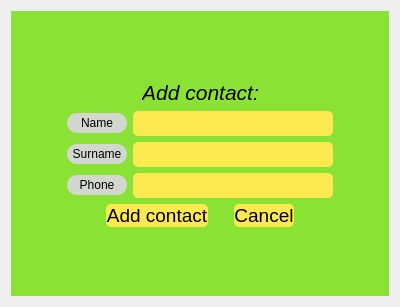
<?xml version="1.0" encoding="UTF-8"?>
<ui version="4.0">
 <class>Dialog</class>
 <widget class="QDialog" name="Dialog">
  <property name="geometry">
   <rect>
    <x>0</x>
    <y>0</y>
    <width>400</width>
    <height>307</height>
   </rect>
  </property>
  <property name="windowTitle">
   <string>Dialog</string>
  </property>
  <property name="styleSheet">
   <string notr="true"/>
  </property>
  <layout class="QVBoxLayout" name="verticalLayout">
   <item>
    <widget class="QWidget" name="widget" native="true">
     <property name="styleSheet">
      <string notr="true">background-color: rgb(138, 226, 52);</string>
     </property>
     <layout class="QVBoxLayout" name="verticalLayout_2">
      <item>
       <spacer name="verticalSpacer">
        <property name="orientation">
         <enum>Qt::Vertical</enum>
        </property>
        <property name="sizeHint" stdset="0">
         <size>
          <width>20</width>
          <height>40</height>
         </size>
        </property>
       </spacer>
      </item>
      <item>
       <layout class="QHBoxLayout" name="horizontalLayout_3">
        <item>
         <spacer name="horizontalSpacer">
          <property name="orientation">
           <enum>Qt::Horizontal</enum>
          </property>
          <property name="sizeHint" stdset="0">
           <size>
            <width>40</width>
            <height>20</height>
           </size>
          </property>
         </spacer>
        </item>
        <item>
         <widget class="QLabel" name="label">
          <property name="font">
           <font>
            <pointsize>16</pointsize>
            <italic>true</italic>
           </font>
          </property>
          <property name="layoutDirection">
           <enum>Qt::LeftToRight</enum>
          </property>
          <property name="text">
           <string>Add contact:</string>
          </property>
          <property name="alignment">
           <set>Qt::AlignCenter</set>
          </property>
         </widget>
        </item>
        <item>
         <spacer name="horizontalSpacer_2">
          <property name="orientation">
           <enum>Qt::Horizontal</enum>
          </property>
          <property name="sizeHint" stdset="0">
           <size>
            <width>40</width>
            <height>20</height>
           </size>
          </property>
         </spacer>
        </item>
       </layout>
      </item>
      <item>
       <layout class="QHBoxLayout" name="horizontalLayout">
        <item>
         <spacer name="horizontalSpacer_6">
          <property name="orientation">
           <enum>Qt::Horizontal</enum>
          </property>
          <property name="sizeHint" stdset="0">
           <size>
            <width>40</width>
            <height>20</height>
           </size>
          </property>
         </spacer>
        </item>
        <item>
         <widget class="QLabel" name="labelName">
          <property name="minimumSize">
           <size>
            <width>60</width>
            <height>20</height>
           </size>
          </property>
          <property name="maximumSize">
           <size>
            <width>60</width>
            <height>20</height>
           </size>
          </property>
          <property name="styleSheet">
           <string notr="true">QLabel#labelName {
  background-color: rgb(211, 215, 207);
  border-radius: 10px;
}</string>
          </property>
          <property name="text">
           <string>Name</string>
          </property>
          <property name="alignment">
           <set>Qt::AlignCenter</set>
          </property>
         </widget>
        </item>
        <item>
         <widget class="QLineEdit" name="lineEditName">
          <property name="minimumSize">
           <size>
            <width>200</width>
            <height>25</height>
           </size>
          </property>
          <property name="maximumSize">
           <size>
            <width>200</width>
            <height>25</height>
           </size>
          </property>
          <property name="styleSheet">
           <string notr="true">QLineEdit#lineEditName {
  background-color: rgb(252, 233, 79);
  border-radius: 5px;
}

QLineEdit#lineEditName:hover {
  border: 1px solid black;
  background-color: rgb(238, 238, 236);
}</string>
          </property>
         </widget>
        </item>
        <item>
         <spacer name="horizontalSpacer_7">
          <property name="orientation">
           <enum>Qt::Horizontal</enum>
          </property>
          <property name="sizeHint" stdset="0">
           <size>
            <width>40</width>
            <height>20</height>
           </size>
          </property>
         </spacer>
        </item>
       </layout>
      </item>
      <item>
       <layout class="QHBoxLayout" name="horizontalLayout_4">
        <item>
         <spacer name="horizontalSpacer_8">
          <property name="orientation">
           <enum>Qt::Horizontal</enum>
          </property>
          <property name="sizeHint" stdset="0">
           <size>
            <width>40</width>
            <height>20</height>
           </size>
          </property>
         </spacer>
        </item>
        <item>
         <widget class="QLabel" name="labelSurname">
          <property name="minimumSize">
           <size>
            <width>60</width>
            <height>20</height>
           </size>
          </property>
          <property name="maximumSize">
           <size>
            <width>60</width>
            <height>20</height>
           </size>
          </property>
          <property name="styleSheet">
           <string notr="true">QLabel#labelSurname {
  background-color: rgb(211, 215, 207);
  border-radius: 10px;
}</string>
          </property>
          <property name="text">
           <string>Surname</string>
          </property>
          <property name="alignment">
           <set>Qt::AlignCenter</set>
          </property>
         </widget>
        </item>
        <item>
         <widget class="QLineEdit" name="lineEditSurname">
          <property name="minimumSize">
           <size>
            <width>200</width>
            <height>25</height>
           </size>
          </property>
          <property name="maximumSize">
           <size>
            <width>200</width>
            <height>25</height>
           </size>
          </property>
          <property name="styleSheet">
           <string notr="true">QLineEdit#lineEditSurname {
  background-color: rgb(252, 233, 79);
  border-radius: 5px;
}

QLineEdit#lineEditSurname:hover {
  border: 1px solid black;
  background-color: rgb(238, 238, 236);
}</string>
          </property>
         </widget>
        </item>
        <item>
         <spacer name="horizontalSpacer_9">
          <property name="orientation">
           <enum>Qt::Horizontal</enum>
          </property>
          <property name="sizeHint" stdset="0">
           <size>
            <width>40</width>
            <height>20</height>
           </size>
          </property>
         </spacer>
        </item>
       </layout>
      </item>
      <item>
       <layout class="QHBoxLayout" name="horizontalLayout_5">
        <item>
         <spacer name="horizontalSpacer_10">
          <property name="orientation">
           <enum>Qt::Horizontal</enum>
          </property>
          <property name="sizeHint" stdset="0">
           <size>
            <width>40</width>
            <height>20</height>
           </size>
          </property>
         </spacer>
        </item>
        <item>
         <widget class="QLabel" name="labelPhone">
          <property name="minimumSize">
           <size>
            <width>60</width>
            <height>20</height>
           </size>
          </property>
          <property name="maximumSize">
           <size>
            <width>60</width>
            <height>20</height>
           </size>
          </property>
          <property name="styleSheet">
           <string notr="true">QLabel#labelPhone {
  background-color: rgb(211, 215, 207);
  border-radius: 10px;
}</string>
          </property>
          <property name="text">
           <string>Phone</string>
          </property>
          <property name="alignment">
           <set>Qt::AlignCenter</set>
          </property>
         </widget>
        </item>
        <item>
         <widget class="QLineEdit" name="lineEditPhone">
          <property name="minimumSize">
           <size>
            <width>200</width>
            <height>25</height>
           </size>
          </property>
          <property name="maximumSize">
           <size>
            <width>200</width>
            <height>25</height>
           </size>
          </property>
          <property name="styleSheet">
           <string notr="true">QLineEdit#lineEditPhone {
  background-color: rgb(252, 233, 79);
  border-radius: 5px;
}

QLineEdit#lineEditPhone:hover {
  border: 1px solid black;
  background-color: rgb(238, 238, 236);
}</string>
          </property>
         </widget>
        </item>
        <item>
         <spacer name="horizontalSpacer_11">
          <property name="orientation">
           <enum>Qt::Horizontal</enum>
          </property>
          <property name="sizeHint" stdset="0">
           <size>
            <width>40</width>
            <height>20</height>
           </size>
          </property>
         </spacer>
        </item>
       </layout>
      </item>
      <item>
       <layout class="QHBoxLayout" name="horizontalLayout_2">
        <item>
         <spacer name="horizontalSpacer_3">
          <property name="orientation">
           <enum>Qt::Horizontal</enum>
          </property>
          <property name="sizeHint" stdset="0">
           <size>
            <width>40</width>
            <height>20</height>
           </size>
          </property>
         </spacer>
        </item>
        <item>
         <widget class="QPushButton" name="AddContactButton">
          <property name="font">
           <font>
            <pointsize>14</pointsize>
           </font>
          </property>
          <property name="styleSheet">
           <string notr="true">QPushButton#AddContactButton {
  background-color: rgb(252, 233, 79);
  border-radius: 5px;
}

QPushButton#AddContactButton:hover{
  background-color: rgb(233, 185, 110);
  border: 1px solid black;
  font: italic;
}</string>
          </property>
          <property name="text">
           <string>Add contact</string>
          </property>
         </widget>
        </item>
        <item>
         <spacer name="horizontalSpacer_5">
          <property name="orientation">
           <enum>Qt::Horizontal</enum>
          </property>
          <property name="sizeType">
           <enum>QSizePolicy::Minimum</enum>
          </property>
          <property name="sizeHint" stdset="0">
           <size>
            <width>20</width>
            <height>20</height>
           </size>
          </property>
         </spacer>
        </item>
        <item>
         <widget class="QPushButton" name="CancelButton">
          <property name="font">
           <font>
            <pointsize>14</pointsize>
           </font>
          </property>
          <property name="styleSheet">
           <string notr="true">QPushButton#CancelButton {
  background-color: rgb(252, 233, 79);
  border-radius: 5px;
}

QPushButton#CancelButton:hover{
  background-color: rgb(233, 185, 110);
  border: 1px solid black;
  font: italic;
}</string>
          </property>
          <property name="text">
           <string>Cancel</string>
          </property>
         </widget>
        </item>
        <item>
         <spacer name="horizontalSpacer_4">
          <property name="orientation">
           <enum>Qt::Horizontal</enum>
          </property>
          <property name="sizeHint" stdset="0">
           <size>
            <width>40</width>
            <height>20</height>
           </size>
          </property>
         </spacer>
        </item>
       </layout>
      </item>
      <item>
       <spacer name="verticalSpacer_2">
        <property name="orientation">
         <enum>Qt::Vertical</enum>
        </property>
        <property name="sizeHint" stdset="0">
         <size>
          <width>20</width>
          <height>40</height>
         </size>
        </property>
       </spacer>
      </item>
     </layout>
    </widget>
   </item>
  </layout>
 </widget>
 <resources/>
 <connections/>
</ui>
